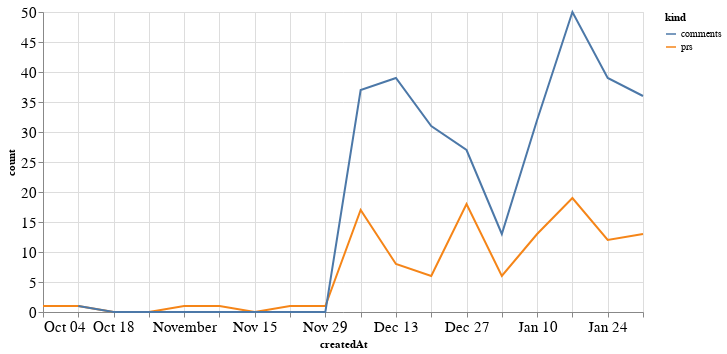

Notebook cell for this chart:
### Code cell
alt.Chart(total_time, width=600).mark_line().encode(
    x='createdAt',
    y='count',
    color='kind'
)

### Figure 1 — Vega-Lite specification as saved in the notebook (floating-point values rounded to 4 significant figures)
{"config": {"axisLeft": {"labelFontSize": 15}, "axisBottom": {"labelFontSize": 15}}, "data": {"name": "data-54f03424f4e41e20e7f9cc33bae78bf8"}, "mark": "line", "encoding": {"color": {"type": "nominal", "field": "kind"}, "x": {"type": "temporal", "field": "createdAt"}, "y": {"type": "quantitative", "field": "count"}}, "width": 600, "$schema": "https://vega.github.io/schema/vega-lite/v4.8.1.json", "datasets": {"data-54f03424f4e41e20e7f9cc33bae78bf8": [{"createdAt": "2020-10-04T00:00:00", "kind": "prs", "count": 1.0}, {"createdAt": "2020-10-11T00:00:00", "kind": "prs", "count": 1.0}, {"createdAt": "2020-10-18T00:00:00", "kind": "prs", "count": 0.0}, {"createdAt": "2020-10-25T00:00:00", "kind": "prs", "count": 0.0}, {"createdAt": "2020-11-01T00:00:00", "kind": "prs", "count": 1.0}, {"createdAt": "2020-11-08T00:00:00", "kind": "prs", "count": 1.0}, {"createdAt": "2020-11-15T00:00:00", "kind": "prs", "count": 0.0}, {"createdAt": "2020-11-22T00:00:00", "kind": "prs", "count": 1.0}, {"createdAt": "2020-11-29T00:00:00", "kind": "prs", "count": 1.0}, {"createdAt": "2020-12-06T00:00:00", "kind": "prs", "count": 17.0}, {"createdAt": "2020-12-13T00:00:00", "kind": "prs", "count": 8.0}, {"createdAt": "2020-12-20T00:00:00", "kind": "prs", "count": 6.0}, {"createdAt": "2020-12-27T00:00:00", "kind": "prs", "count": 18.0}, {"createdAt": "2021-01-03T00:00:00", "kind": "prs", "count": 6.0}, {"createdAt": "2021-01-10T00:00:00", "kind": "prs", "count": 13.0}, {"createdAt": "2021-01-17T00:00:00", "kind": "prs", "count": 19.0}, {"createdAt": "2021-01-24T00:00:00", "kind": "prs", "count": 12.0}, {"createdAt": "2021-01-31T00:00:00", "kind": "prs", "count": 13.0}, {"createdAt": "2020-10-04T00:00:00", "kind": "comments", "count": null}, {"createdAt": "2020-10-11T00:00:00", "kind": "comments", "count": 1.0}, {"createdAt": "2020-10-18T00:00:00", "kind": "comments", "count": 0.0}, {"createdAt": "2020-10-25T00:00:00", "kind": "comments", "count": 0.0}, {"createdAt": "2020-11-01T00:00:00", "kind": "comments", "count": 0.0}, {"createdAt": "2020-11-08T00:00:00", "kind": "comments", "count": 0.0}, {"createdAt": "2020-11-15T00:00:00", "kind": "comments", "count": 0.0}, {"createdAt": "2020-11-22T00:00:00", "kind": "comments", "count": 0.0}, {"createdAt": "2020-11-29T00:00:00", "kind": "comments", "count": 0.0}, {"createdAt": "2020-12-06T00:00:00", "kind": "comments", "count": 37.0}, {"createdAt": "2020-12-13T00:00:00", "kind": "comments", "count": 39.0}, {"createdAt": "2020-12-20T00:00:00", "kind": "comments", "count": 31.0}, {"createdAt": "2020-12-27T00:00:00", "kind": "comments", "count": 27.0}, {"createdAt": "2021-01-03T00:00:00", "kind": "comments", "count": 13.0}, {"createdAt": "2021-01-10T00:00:00", "kind": "comments", "count": 32.0}, {"createdAt": "2021-01-17T00:00:00", "kind": "comments", "count": 50.0}, {"createdAt": "2021-01-24T00:00:00", "kind": "comments", "count": 39.0}, {"createdAt": "2021-01-31T00:00:00", "kind": "comments", "count": 36.0}]}}
